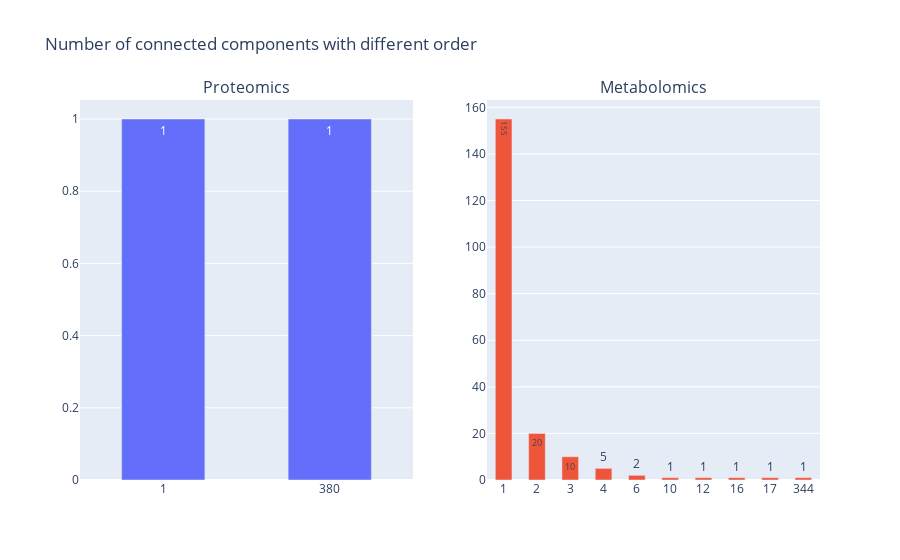

Notebook code cell kept with this figure:
### Code cell
#
# Number of connected components with different sizes
#

G = mmg

fig = make_subplots(rows=1, cols=2, subplot_titles=['Proteomics', 'Metabolomics'])#go.Figure()
for n,G in enumerate([qqg, mmg]):
    plot = pd.Series([len(i) for i in nx.connected_components(G)]).value_counts().sort_index()
    fig.add_trace(go.Bar(
        x = [str(i) for i in plot.index],
        y = plot.values,
        width=0.5,
        text=plot.values, textposition='auto', 
    ), row=1, col=n+1)

fig.update_layout(bargap=1)
fig.update_layout(title=f'Number of connected components with different order', showlegend=False)
fig.show()

### Figure 1 — Plotly figure (JSON) as saved in the notebook; plotly's stock layout.template omitted (floating-point values rounded to 4 significant figures)
{"data": [{"text": [1, 1], "textposition": "auto", "type": "bar", "width": 0.5, "x": ["1", "380"], "xaxis": "x", "y": [1, 1], "yaxis": "y"}, {"text": [155, 20, 10, 5, 2, 1, 1, 1, 1, 1], "textposition": "auto", "type": "bar", "width": 0.5, "x": ["1", "2", "3", "4", "6", "10", "12", "16", "17", "344"], "xaxis": "x2", "y": [155, 20, 10, 5, 2, 1, 1, 1, 1, 1], "yaxis": "y2"}], "layout": {"annotations": [{"font": {"size": 16}, "showarrow": false, "text": "Proteomics", "x": 0.225, "xanchor": "center", "xref": "paper", "y": 1, "yanchor": "bottom", "yref": "paper"}, {"font": {"size": 16}, "showarrow": false, "text": "Metabolomics", "x": 0.775, "xanchor": "center", "xref": "paper", "y": 1, "yanchor": "bottom", "yref": "paper"}], "bargap": 1, "showlegend": false, "title": {"text": "Number of connected components with different order"}, "xaxis": {"anchor": "y", "domain": [0, 0.45]}, "xaxis2": {"anchor": "y2", "domain": [0.55, 1]}, "yaxis": {"anchor": "x", "domain": [0, 1]}, "yaxis2": {"anchor": "x2", "domain": [0, 1]}}}
